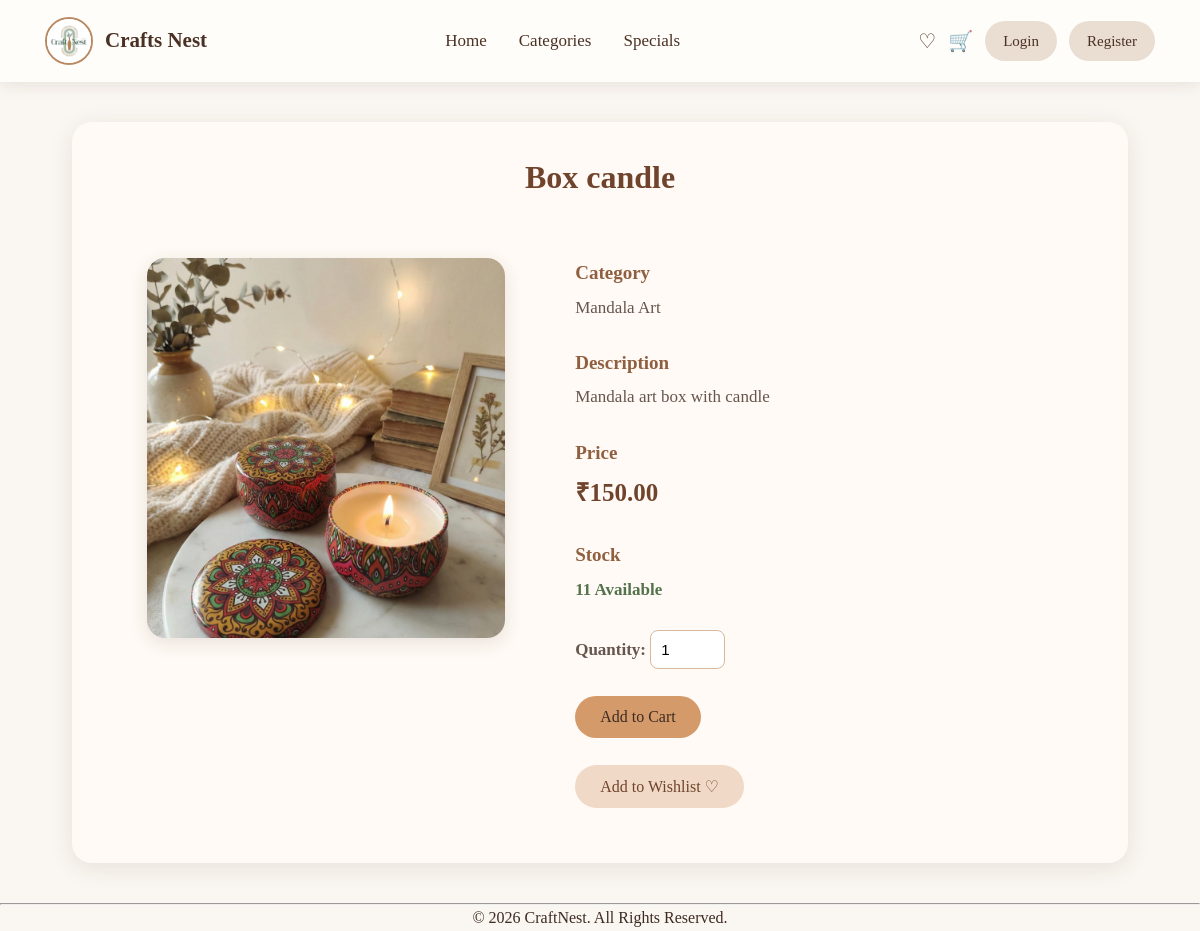
Screenshot of /product_details.php?id=21 with the database file from the repository.
### tables this page shows
CREATE TABLE `products` (
  `product_id` int(11) NOT NULL,
  `category_id` int(11) NOT NULL,
  `product_name` varchar(150) NOT NULL,
  `description` text DEFAULT NULL,
  `price` decimal(10,2) NOT NULL,
  `stock` int(11) NOT NULL,
  `created_at` timestamp NOT NULL DEFAULT current_timestamp(),
  `is_recommended` tinyint(1) NOT NULL DEFAULT 0
);

CREATE TABLE `product_images` (
  `image_id` int(11) NOT NULL,
  `product_id` int(11) NOT NULL,
  `image_name` varchar(255) NOT NULL
);

CREATE TABLE `categories` (
  `category_id` int(11) NOT NULL,
  `category_name` varchar(100) NOT NULL,
  `category_image` varchar(255) DEFAULT NULL,
  `created_at` timestamp NOT NULL DEFAULT current_timestamp()
);

### product_details.php (the view, shortened to what this page needs)
<?php
include("includes/db.php");
include("includes/header.php");
$product_id = (int)$_GET['id'];
$query = "SELECT p.*, c.category_name
          FROM products p
          JOIN categories c
          ON p.category_id = c.category_id
          WHERE p.product_id='$product_id'";
$result = mysqli_query($conn,$query);
$product = mysqli_fetch_assoc($result);
?>
<div class="product-details-container">
<h2 class="product-title">
    <?php echo htmlspecialchars($product['product_name']); ?>
</h2>
<table class="product-details-table">
<tr>
<td class="product-images">
<?php
$images = mysqli_query($conn,
"SELECT * FROM product_images
WHERE product_id='$product_id'");
while($img = mysqli_fetch_assoc($images)){
?>
<img
src="uploads/products/<?php echo htmlspecialchars($img['image_name']); ?>"
alt="<?php echo htmlspecialchars($product['product_name']); ?>"
>
<br><br>
<?php
}
?>
</td>
<td class="product-info">
<h3>Category</h3>
<?php echo htmlspecialchars($product['category_name']); ?>
<br><br>
<h3>Description</h3>
<?php echo nl2br(htmlspecialchars($product['description'])); ?>
<br><br>
<h3>Price</h3>
<div class="product-price">
₹<?php echo htmlspecialchars($product['price']); ?>
</div>
<br>
<h3>Stock</h3>
<span class="product-stock">
<?php echo htmlspecialchars($product['stock']); ?> Available
</span>
<br><br>
<form action="add_to_cart.php" method="POST">
    <label><b>Quantity:</b></label>
    <input
        type="number"
        name="quantity"
        value="1"
        min="1"
        max="<?php echo (int)$product['stock']; ?>"
        required
    >
    <br><br>
    <button type="submit">Add to Cart</button>
</form>
<br>
<a href="add_to_wishlist.php?id=<?php echo $product_id; ?>">
<button type="button" class="wishlist-button">
    Add to Wishlist ♡
</button>
</a>
</td>
</tr>
</table>
</div>
<?php
include("includes/footer.php");
?>

### assets/css/style.css (style rules this page uses)
* { margin: 0; padding: 0; box-sizing: border-box; }
html { scroll-behavior: smooth; }
body { font-family: Georgia, "Times New Roman", serif; background: #faf6f1; color: #3d2b22; line-height: 1.6; }

### product_details.php (style rules this page uses)
.product-details-container { width: 88%; margin: 40px auto; padding: 30px; background: #fffaf5; border-radius: 20px; box-shadow: 0 5px 25px rgba(70, 45, 30, 0.10); }
.product-title { text-align: center; color: #70442c; font-family: Georgia, "Times New Roman", serif; font-size: 32px; margin-bottom: 30px; }
.product-details-table { width: 100%; border-collapse: collapse; }
.product-details-table td { padding: 25px; vertical-align: top; }
.product-images { width: 45%; text-align: center; }
.product-images img { width: 90%; max-width: 380px; height: 380px; object-fit: cover; border-radius: 18px; margin-bottom: 20px; box-shadow: 0 5px 18px rgba(70, 45, 30, 0.12); transition: 0.3s ease; }
.product-info { width: 55%; color: #66554d; font-size: 17px; line-height: 1.6; }
.product-info h3 { color: #8f5f40; font-size: 19px; margin-bottom: 5px; font-family: Georgia, "Times New Roman", serif; }
.product-price { color: #70442c; font-size: 25px; font-weight: bold; }
.product-stock { color: #54734c; font-weight: bold; }
.product-info input[type="number"] { width: 75px; padding: 10px; border: 1px solid #d8b99f; border-radius: 8px; font-size: 15px; outline: none; }
.product-info button { padding: 12px 25px; border: none; border-radius: 25px; background: #d49a6a; color: #3d2b22; font-family: Georgia, "Times New Roman", serif; font-size: 16px; cursor: pointer; transition: 0.3s ease; }
.wishlist-button { background: #f0d9c6 !important; color: #70442c !important; }

### rows the page displays
products: product_name "Box candle", category.category_name "Mandala Art", description "Mandala art box with candle", price "150.00", stock "11"
product_images: image_name (picture)
